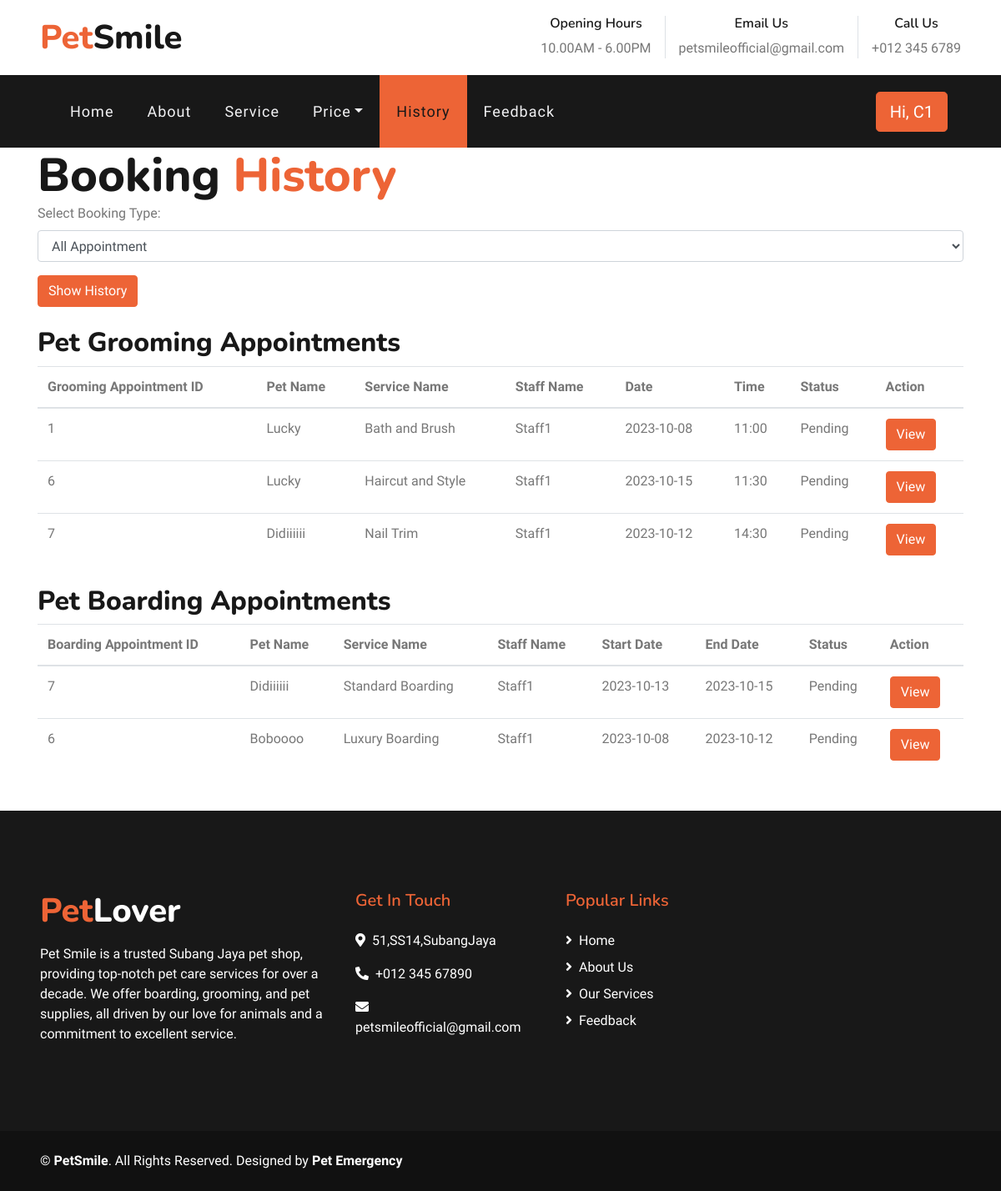
The app's page /bookinghistory.php (signed in), older data.
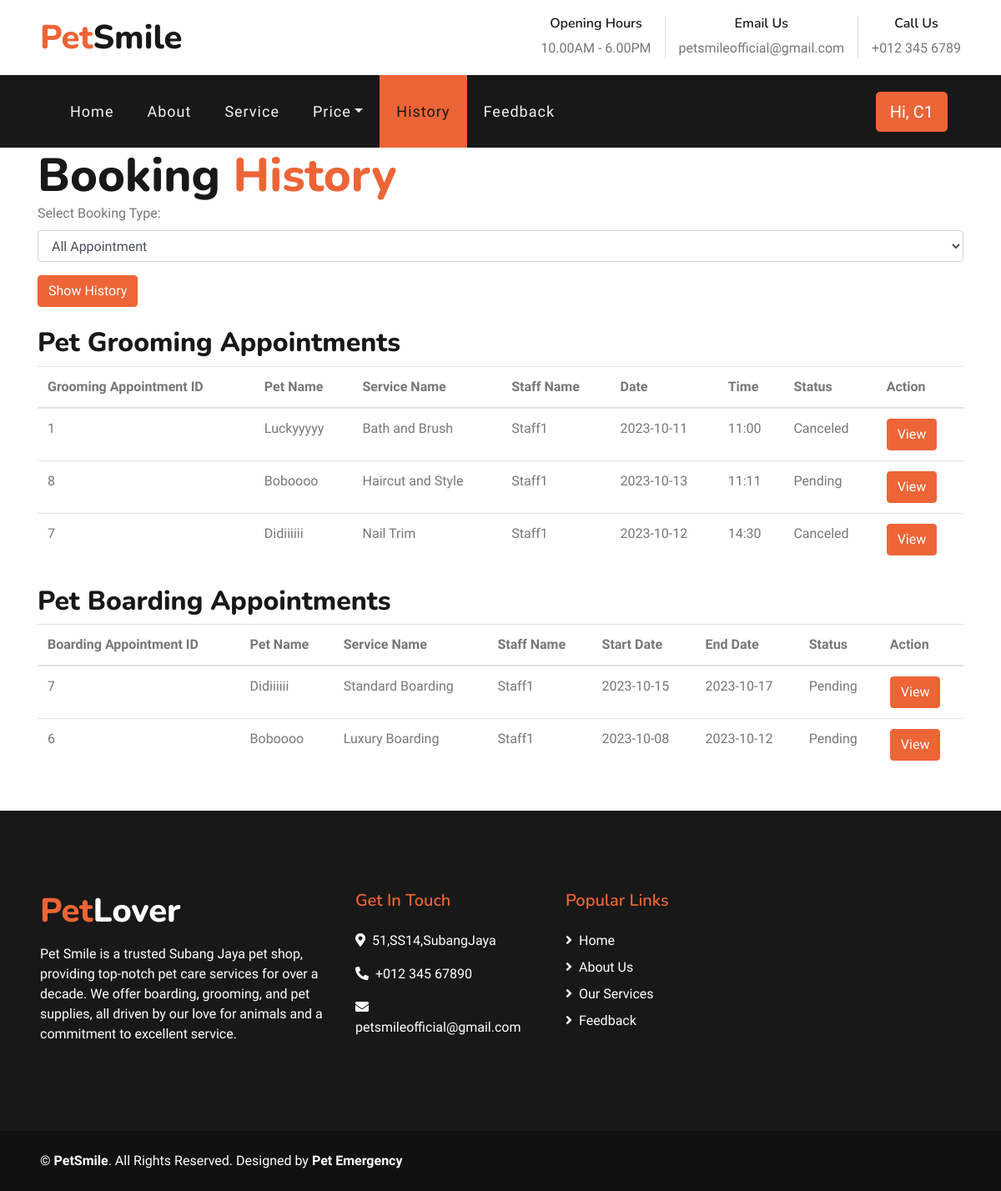
The same page, newer data.
### tables this page shows
CREATE TABLE `groomingAppt` (
  `GAppt_ID` int(20) NOT NULL,
  `Pet_ID` varchar(20) NOT NULL,
  `Service_ID` varchar(20) NOT NULL,
  `Staff_ID` varchar(20) NOT NULL,
  `GAppt_Date` varchar(20) NOT NULL,
  `GAppt_Time` varchar(20) NOT NULL,
  `Status` varchar(20) NOT NULL DEFAULT 'Pending'
);

CREATE TABLE `pet` (
  `ID` int(11) NOT NULL,
  `Pet_ID` varchar(20) NOT NULL,
  `Cust_ID` varchar(20) NOT NULL,
  `Pet_Name` varchar(20) NOT NULL,
  `Pet_Sex` varchar(20) NOT NULL,
  `Pet_Breed` varchar(20) NOT NULL
);

CREATE TABLE `service` (
  `ID` int(11) NOT NULL,
  `Service_ID` varchar(20) NOT NULL,
  `Service_Type` varchar(20) NOT NULL,
  `Service_Name` varchar(20) NOT NULL,
  `Service_Desc` varchar(20) NOT NULL,
  `Price` varchar(20) NOT NULL,
  `Img` longtext NOT NULL
);

CREATE TABLE `staff` (
  `ID` int(11) NOT NULL,
  `Staff_ID` varchar(20) NOT NULL,
  `First_Name` varchar(20) NOT NULL,
  `Last_Name` varchar(20) NOT NULL,
  `Phone_No` varchar(20) NOT NULL,
  `Address` varchar(20) NOT NULL,
  `City` varchar(20) NOT NULL,
  `Postcode` varchar(20) NOT NULL,
  `Position` varchar(20) NOT NULL
);

CREATE TABLE `boardingAppt` (
  `BAppt_ID` int(20) NOT NULL,
  `Pet_ID` varchar(20) NOT NULL,
  `Service_ID` varchar(20) NOT NULL,
  `Staff_ID` varchar(20) NOT NULL,
  `BAppt_StartDate` varchar(20) NOT NULL,
  `BAppt_EndDate` varchar(20) NOT NULL,
  `Status` varchar(20) NOT NULL DEFAULT 'Pending'
);

### bookinghistory.php (the view, shortened to what this page needs)
<!DOCTYPE html>
<html lang="en">
<?php
include 'config.php';
include 'header.php';
$customerID = $_SESSION['Cust_ID'];
$groomingAppointmentsQuery = "
    SELECT
        g.GAppt_ID,
        p.Pet_Name,
        s.Service_Name,
        st.Last_Name AS Staff_Name,
        g.GAppt_Date,
        g.GAppt_Time,
        g.Status
    FROM
        groomingAppt g
    INNER JOIN
        pet p ON g.Pet_ID = p.Pet_ID
    INNER JOIN
        service s ON g.Service_ID = s.Service_ID
    INNER JOIN
        staff st ON g.Staff_ID = st.Staff_ID
    WHERE
        p.Cust_ID = '$customerID'
";
$groomingAppointmentsResult = mysqli_query($con, $groomingAppointmentsQuery);
$boardingAppointmentsQuery = "
    SELECT
        b.BAppt_ID,
        p.Pet_Name,
        s.Service_Name,
        st.Last_Name AS Staff_Name,
        b.BAppt_StartDate,
        b.BAppt_EndDate,
        b.Status
    FROM
        boardingAppt b
    INNER JOIN
        pet p ON b.Pet_ID = p.Pet_ID
    INNER JOIN
        service s ON b.Service_ID = s.Service_ID
    INNER JOIN
        staff st ON b.Staff_ID = st.Staff_ID
    WHERE
        p.Cust_ID = '$customerID'
";
$boardingAppointmentsResult = mysqli_query($con, $boardingAppointmentsQuery);
?>
    <div class="container">
            <h1 class="display-4 m-0">Booking <span class="text-primary">History</span></h1>
            <form method="post" id="historyForm">
                <div class="form-group">
                    <label for="bookingType">Select Booking Type:</label>
                    <select name="bookingType" id="bookingType" class="form-control">
                        <option>All Appointment</option>
                    </select>
                </div>
                <input type="submit" value="Show History" class="btn btn-primary">
            </form>
            <h2 class="mt-4">Pet Grooming Appointments</h2>
            <table class="table">
                <thead>
                    <tr>
                        <th>Grooming Appointment ID</th>
                        <th>Pet Name</th>
                        <th>Service Name</th>
                        <th>Staff Name</th>
                        <th>Date</th>
                        <th>Time</th>
                        <th>Status</th>
                        <th>Action</th>
                    </tr>
                </thead>
                <tbody>
                  <?php
                  while ($row = mysqli_fetch_assoc($groomingAppointmentsResult)) {
                      echo "<tr>";
                      echo "<td>{$row['GAppt_ID']}</td>";
                      echo "<td>{$row['Pet_Name']}</td>";
                      echo "<td>{$row['Service_Name']}</td>";
                      echo "<td>{$row['Staff_Name']}</td>";
                      echo "<td>{$row['GAppt_Date']}</td>";
                      echo "<td>{$row['GAppt_Time']}</td>";
                      echo "<td>{$row['Status']}</td>";
                      echo "<td><button class='btn btn-primary' onclick='viewAppointment({$row['GAppt_ID']}, \"Pet Grooming\")'>View</button></td>";
                      echo "</tr>";
                  }
                  ?>
                </tbody>
            </table>
            <h2 class="mt-4">Pet Boarding Appointments</h2>
            <table class="table">
                <thead>
                    <tr>
                        <th>Boarding Appointment ID</th>
                        <th>Pet Name</th>
                        <th>Service Name</th>
                        <th>Staff Name</th>
                        <th>Start Date</th>
                        <th>End Date</th>
                        <th>Status</th>
                        <th>Action</th>
                    </tr>
                </thead>
                <tbody>
                  <?php
                  while ($row = mysqli_fetch_assoc($boardingAppointmentsResult)) {
                      echo "<tr>";
                      echo "<td>{$row['BAppt_ID']}</td>";
                      echo "<td>{$row['Pet_Name']}</td>";
                      echo "<td>{$row['Service_Name']}</td>";
                      echo "<td>{$row['Staff_Name']}</td>";
                      echo "<td>{$row['BAppt_StartDate']}</td>";
                      echo "<td>{$row['BAppt_EndDate']}</td>";
                      echo "<td>{$row['Status']}</td>";
                      echo "<td><button class='btn btn-primary' onclick='viewAppointment({$row['BAppt_ID']}, \"Pet Boarding\")'>View</button></td>";
                      echo "</tr>";
                  }
                  ?>
                </tbody>
            </table>
        </div>
        <?php
        include 'footer.php';
        ?>
</html>

### header.php (shortened to what this page needs)
<head>
    <link href="https://cdnjs.cloudflare.com/ajax/libs/font-awesome/5.10.0/css/all.min.css" rel="stylesheet">
    <link href="lib/flaticon/font/flaticon.css" rel="stylesheet">
    <link href="lib/owlcarousel/assets/owl.carousel.min.css" rel="stylesheet">
    <link href="lib/tempusdominus/css/tempusdominus-bootstrap-4.min.css" rel="stylesheet" />
    <link href="css/style.css" rel="stylesheet">
</head>
<body>
        <div class="row py-3 px-lg-5">
            <div class="col-lg-4">
                <a href="" class="navbar-brand d-none d-lg-block">
                    <h1 class="m-0 display-5 text-capitalize"><span class="text-primary">Pet</span>Smile</h1>
                </a>
            </div>
            <div class="col-lg-8 text-center text-lg-right">
                <div class="d-inline-flex align-items-center">
                    <div class="d-inline-flex flex-column text-center pr-3 border-right">
                        <h6>Opening Hours</h6>
                        <p class="m-0">10.00AM - 6.00PM</p>
                    </div>
                    <div class="d-inline-flex flex-column text-center px-3 border-right">
                        <h6>Email Us</h6>
                        <p class="m-0">petsmileofficial@gmail.com</p>
                    </div>
                    <div class="d-inline-flex flex-column text-center pl-3">
                        <h6>Call Us</h6>
                        <p class="m-0">+012 345 6789</p>
                    </div>
                </div>
            </div>
        </div>
    <div class="container-fluid p-0">
        <nav class="navbar navbar-expand-lg bg-dark navbar-dark py-3 py-lg-0 px-lg-5">
            <div class="collapse navbar-collapse justify-content-between px-3" id="navbarCollapse">
                <div class="navbar-nav mr-auto py-0">
                    <a href="index.php" class="nav-item nav-link <?php echo (basename($_SERVER['PHP_SELF']) == 'index.php') ? 'active' : ''; ?>">Home</a>
                    <a href="about.php" class="nav-item nav-link <?php echo (basename($_SERVER['PHP_SELF']) == 'about.php') ? 'active' : ''; ?>">About</a>
                    <a href="service.php" class="nav-item nav-link <?php echo (basename($_SERVER['PHP_SELF']) == 'service.php') ? 'active' : ''; ?>">Service</a>
                    <div class="nav-item dropdown">
                      <a href="#" class="nav-link dropdown-toggle" data-toggle="dropdown">Price</a>
                    </div>
                    <a href="bookinghistory.php" class="nav-item nav-link <?php echo (basename($_SERVER['PHP_SELF']) == 'bookinghistory.php') ? 'active' : ''; ?>">History</a>
                    <a href="contact.php" class="nav-item nav-link <?php echo (basename($_SERVER['PHP_SELF']) == 'contact.php') ? 'active' : ''; ?>">Feedback</a>
                </div>
                <?php
                if (isset($_SESSION['Cust_ID'])) {
                    echo '<a href="edit-profile.php" class="btn btn-lg btn-primary px-3 d-none d-lg-block">Hi, ' . $_SESSION['Cust_ID'] . '</a>';
                } else {
                  echo'<a href="login.php" class="btn btn-lg btn-primary px-3 d-none d-lg-block">Login</a>';
                }
                ?>
            </div>
        </nav>
    </div>

### footer.php (shortened to what this page needs)
<div class="container-fluid bg-dark text-white mt-5 py-5 px-sm-3 px-md-5">
    <div class="row pt-5">
        <div class="col-lg-4 col-md-12 mb-5">
            <h1 class="mb-3 display-5 text-capitalize text-white"><span class="text-primary">Pet</span>Lover</h1>
            <p class="m-0">Pet Smile is a trusted Subang Jaya pet shop, providing top-notch pet care services for over a decade. We offer boarding, grooming, and pet supplies, all driven by our love for animals and a commitment to excellent service.</p>
        </div>
        <div class="col-lg-8 col-md-12">
            <div class="row">
                <div class="col-md-4 mb-5">
                    <h5 class="text-primary mb-4">Get In Touch</h5>
                    <p><i class="fa fa-map-marker-alt mr-2"></i>51,SS14,SubangJaya</p>
                    <p><i class="fa fa-phone-alt mr-2"></i>+012 345 67890</p>
                    <p><i class="fa fa-envelope mr-2"></i>petsmileofficial@gmail.com</p>
                </div>
                <div class="col-md-4 mb-5">
                    <h5 class="text-primary mb-4">Popular Links</h5>
                    <div class="d-flex flex-column justify-content-start">
                        <a class="text-white mb-2" href="home.php"><i class="fa fa-angle-right mr-2"></i>Home</a>
                        <a class="text-white mb-2" href="about.php"><i class="fa fa-angle-right mr-2"></i>About Us</a>
                        <a class="text-white mb-2" href="service.php"><i class="fa fa-angle-right mr-2"></i>Our Services</a>
                        <a class="text-white" href="contact.php"><i class="fa fa-angle-right mr-2"></i>Feedback</a>
                    </div>
                </div>
            </div>
        </div>
    </div>
</div>
<div class="container-fluid text-white py-4 px-sm-3 px-md-5" style="background: #111111;">
    <div class="row">
        <div class="col-md-6 text-center text-md-left mb-3 mb-md-0">
            <p class="m-0 text-white">
                &copy; <a class="text-white font-weight-bold" href="#">PetSmile</a>. All Rights Reserved.
      Designed by <a class="text-white font-weight-bold">Pet Emergency</a>
            </p>
        </div>
    </div>
</div>
</body>

Row changes from the older to the newer data that the page shows:
removed groomingappt: GAppt_ID "6", pet.Pet_Name "Lucky", service.Service_Name "Haircut and Style", staff.Last_Name "Staff1", GAppt_Date "2023-10-15", GAppt_Time "11:30", Status "Pending"
changed groomingappt "Bath and Brush": pet.Pet_Name "Lucky" → "Luckyyyyy"; GAppt_Date "2023-10-08" → "2023-10-11"; Status "Pending" → "Canceled"
added groomingappt: GAppt_ID "8", pet.Pet_Name "Boboooo", service.Service_Name "Haircut and Style", staff.Last_Name "Staff1", GAppt_Date "2023-10-13", GAppt_Time "11:11", Status "Pending"
changed groomingappt "Didiiiiii": Status "Pending" → "Canceled"
changed boardingappt "Didiiiiii": BAppt_StartDate "2023-10-13" → "2023-10-15"; BAppt_EndDate "2023-10-15" → "2023-10-17"
